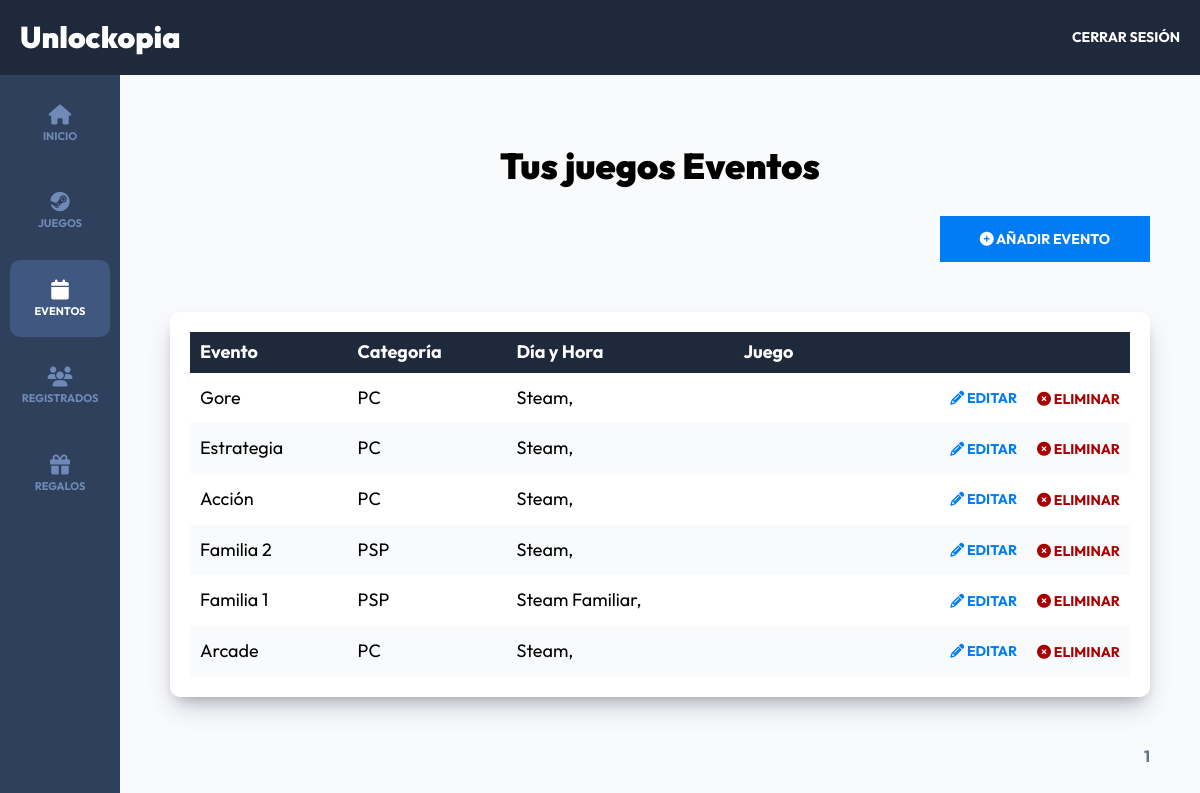
The page /admin/eventos?page=1 (signed in) on the database its author committed.
### tables this page shows
CREATE TABLE `eventos` (
  `id` int NOT NULL AUTO_INCREMENT,
  `nombre` varchar(120) DEFAULT NULL,
  `descripcion` text,
  `disponibles` int DEFAULT NULL,
  `categoria_id` int NOT NULL,
  `dia_id` int NOT NULL,
  `hora_id` int NOT NULL,
  `juego_id` int NOT NULL,
  PRIMARY KEY (`id`),
  KEY `fk_eventos_categorias_idx` (`categoria_id`),
  KEY `fk_eventos_dias1_idx` (`dia_id`),
  KEY `fk_eventos_horas1_idx` (`hora_id`),
  KEY `fk_eventos_juegos1_idx` (`juego_id`),
  CONSTRAINT `fk_eventos_categorias` FOREIGN KEY (`categoria_id`) REFERENCES `categorias` (`id`),
  CONSTRAINT `fk_eventos_dias1` FOREIGN KEY (`dia_id`) REFERENCES `dias` (`id`),
  CONSTRAINT `fk_eventos_horas1` FOREIGN KEY (`hora_id`) REFERENCES `horas` (`id`),
  CONSTRAINT `fk_eventos_juegos1` FOREIGN KEY (`juego_id`) REFERENCES `juegos` (`id`)
);

CREATE TABLE `dias` (
  `id` int NOT NULL AUTO_INCREMENT,
  `nombre` varchar(15) DEFAULT NULL,
  PRIMARY KEY (`id`)
);

CREATE TABLE `categorias` (
  `id` int NOT NULL AUTO_INCREMENT,
  `nombre` varchar(45) DEFAULT NULL,
  PRIMARY KEY (`id`)
);

### controllers/EventosController.php (called while the page is built, shortened)
<?php
class EventosController
{
    public static function index(Router $router)
    {
        $pagina_actual = $_GET['page'];
        $pagina_actual = filter_var($pagina_actual, FILTER_VALIDATE_INT);
        $por_pagina = 10;
        $total = Evento::total();
        $paginacion = new Paginacion($pagina_actual, $por_pagina, $total);
        $eventos = Evento::paginar($por_pagina, $paginacion->offset());
        foreach ($eventos as $evento) {
            $evento->categoria = Categoria::find($evento->categoria_id);
            $evento->dia = Dia::find($evento->dia_id);
        }
        $router->render('admin/eventos/index', [
            'titulo' => 'Tus juegos Eventos',
            'eventos' => $eventos,
            'paginacion' => $paginacion->paginacion()
        ]);
    }
}

### public/index.php (called while the page is built, shortened)
<?php
$router = new Router();
$router->get('/login', [AuthController::class, 'login']);
$router->post('/login', [AuthController::class, 'login']);
$router->post('/logout', [AuthController::class, 'logout']);
$router->get('/registro', [AuthController::class, 'registro']);
$router->post('/registro', [AuthController::class, 'registro']);
$router->get('/olvide', [AuthController::class, 'olvide']);
$router->post('/olvide', [AuthController::class, 'olvide']);
$router->get('/reestablecer', [AuthController::class, 'reestablecer']);
$router->post('/reestablecer', [AuthController::class, 'reestablecer']);
$router->get('/mensaje', [AuthController::class, 'mensaje']);
$router->get('/confirmar-cuenta', [AuthController::class, 'confirmar']);
$router->get('/admin/dashboard', [DashboardController::class, 'index']);
$router->get('/admin/juegos', [JuegosController::class, 'index']);
$router->get('/admin/juegos/crear', [JuegosController::class, 'crear']);
$router->post('/admin/juegos/crear', [JuegosController::class, 'crear']);
$router->get('/admin/juegos/editar', [JuegosController::class, 'editar']);
$router->post('/admin/juegos/editar', [JuegosController::class, 'editar']);
$router->post('/admin/juegos/eliminar', [JuegosController::class, 'eliminar']);
$router->get('/admin/eventos', [EventosController::class, 'index']);
$router->get('/admin/eventos/crear', [EventosController::class, 'crear']);
$router->post('/admin/eventos/crear', [EventosController::class, 'crear']);
$router->get('/admin/eventos/editar', [EventosController::class, 'editar']);
$router->post('/admin/eventos/editar', [EventosController::class, 'editar']);
$router->post('/admin/eventos/eliminar', [EventosController::class, 'eliminar']);
$router->get('/api/eventos-horario', [APIEventos::class, 'index']);
$router->get('/api/juegos', [APIJuegos::class, 'index']);
$router->get('/api/juego', [APIJuegos::class, 'juego']);
$router->get('/admin/registrados', [RegistradosController::class, 'index']);
$router->get('/admin/regalos', [RegalosController::class, 'index']);
$router->get('/finalizar-registro', [RegistroController::class, 'crear']);
$router->post('/finalizar-registro/gratis', [RegistroController::class, 'gratis']);
$router->post('/finalizar-registro/pagar', [RegistroController::class, 'pagar']);
$router->get('/boleto', [RegistroController::class, 'boleto']);
$router->get('/', [PaginasController::class, 'index']);
$router->get('/devwebcamp', [PaginasController::class, 'evento']);
$router->get('/paquetes', [PaginasController::class, 'paquetes']);
$router->get('/workshops-conferencias', [PaginasController::class, 'conferencias']);
$router->get('/404', [PaginasController::class, 'error']);
$router->comprobarRutas();

### models/ActiveRecord.php (called while the page is built, shortened)
<?php
class ActiveRecord
{
    protected static $db;
    protected static $tabla = '';
    public static function setDB($database)
    {
        self::$db = $database;
    }
    public static function consultarSQL($query)
    {
        $resultado = self::$db->query($query);
        $array = [];
        while ($registro = $resultado->fetch_assoc()) {
            $array[] = static::crearObjeto($registro);
        }
        return $array;
    }
    protected static function crearObjeto($registro)
    {
        $objeto = new static;
        foreach ($registro as $key => $value) {
            if (property_exists($objeto, $key)) {
                $objeto->$key = $value;
            }
        }
        return $objeto;
    }
    public static function find($id)
    {
        $query = "SELECT * FROM " . static::$tabla  . " WHERE id = ${id}";
        $resultado = self::consultarSQL($query);
        return array_shift($resultado);
    }
    public static function paginar($por_pagina, $offset)
    {
        $query = "SELECT * FROM " . static::$tabla . " ORDER BY id DESC LIMIT ${por_pagina} OFFSET ${offset} ";
        $resultado = self::consultarSQL($query);
        return $resultado;
    }
    public static function total($columna = '', $valor = '')
    {
        $query = "SELECT COUNT(*) FROM " . static::$tabla;
        $resultado = self::$db->query($query);
        $total = $resultado->fetch_array();
        return array_shift($total);
    }
}

### views/admin/eventos/index.php (the view, shortened to what this page needs)
<h2 class="dashboard__heading"><?php echo $titulo; ?></h2>
<div class="dashboard__contenedor-boton">
    <a class="dashboard__boton" href="/admin/eventos/crear">
        <i class="fa-solid fa-circle-plus"></i>
        Añadir Evento
    </a>
</div>
<div class="dashboard__contenedor">
    <?php if (!empty($eventos)) { ?>
        <table class="table">
            <thead class="table__thead">
                <tr>
                    <th scope="col" class="table__th">Evento</th>
                    <th scope="col" class="table__th">Categoría</th>
                    <th scope="col" class="table__th">Día y Hora</th>
                    <th scope="col" class="table__th">Juego</th>
                    <th scope="col" class="table__th"></th>
                </tr>
            </thead>
            <tbody class="table__tbody">
                <?php foreach ($eventos as $evento) { ?>
                    <tr class="table__tr">
                        <td class="table__td">
                            <?php echo $evento->nombre; ?>
                        </td>
                        <td class="table__td">
                            <?php echo $evento->categoria->nombre; ?>
                        </td>
                        <td class="table__td">
                            <?php echo $evento->dia->nombre . ", " . $evento->hora->hora; ?>
                        </td>
                        <td class="table__td">
                        </td>
                        <td class="table__td--acciones">
                            <a class="table__accion table__accion--editar" href="/admin/eventos/editar?id=<?php echo $evento->id; ?>">
                                <i class="fa-solid fa-pencil"></i>
                                Editar
                            </a>
                            <form method="POST" action="/admin/eventos/eliminar" class="table__formulario">
                                <button class="table__accion table__accion--eliminar" type="submit">
                                    <i class="fa-solid fa-circle-xmark"></i>
                                    Eliminar
                                </button>
                            </form>
                        </td>
                    </tr>
                <?php } ?>
            </tbody>
        </table>
    <?php } else { ?>
        <p class="text-center">No Hay Eventos Aún</p>
    <?php } ?>
</div>
<?php
echo $paginacion;
?>

### public/build/css/app.css (style rules this page uses)
html { line-height: 1.15; -webkit-text-size-adjust: 100%; }
body { margin: 0; }
a { background-color: transparent; }
button, input, optgroup, select, textarea { font-family: inherit; font-size: 100%; line-height: 1.15; margin: 0; }
button, input { overflow: visible; }
button, select { text-transform: none; }
button, [type=button], [type=reset], [type=submit] { -webkit-appearance: button; }
html { font-size: 62.5%; box-sizing: border-box; height: 100%; }
*, *:before, *:after { box-sizing: inherit; }
body { font-family: "Outfit", sans-serif; font-size: 1.8rem; }
a { text-decoration: none; }
h1, h2, h3 { font-family: "Outfit", sans-serif; font-weight: 900; margin: 2rem 0; }
h2 { font-size: 3.6rem; }
[class$=__heading] { font-family: "Outfit", sans-serif; font-weight: 900; margin: 2rem 0; margin: 6rem 0 3rem 0; text-align: center; }
.dashboard { height: 100%; display: flex; flex-direction: column; background-color: #F8FAFC; }
@media (min-width: 768px) { .dashboard__contenedor-boton { display: flex; justify-content: flex-end; margin-bottom: 5rem; } }
.dashboard__boton { background-color: #007df4; padding: 1.5rem 4rem; color: #FFFFFF; font-size: 1.8rem; font-weight: 700; border: none; transition-property: background-color; transition-duration: 0.3s; text-align: center; width: 100%; display: inline-block; text-transform: uppercase; font-size: 1.4rem; }
@media (min-width: 768px) { .dashboard__boton { width: auto; } }
.dashboard__contenedor, .dashboard__formulario { box-shadow: rgba(50, 50, 93, 0.25) 0px 13px 27px -5px, rgba(0, 0, 0, 0.3) 0px 8px 16px -8px; background-color: #FFFFFF; padding: 2rem; border-radius: 1rem; margin-top: 5rem; }
.table { width: 100%; border-collapse: collapse; }
.table__thead { background-color: #1E293B; color: #FFFFFF; }
.table__th { padding: 1rem; text-align: left; }
.table__tr:nth-of-type(even) { background-color: #F8FAFC; }
.table__td, .table__td--acciones { padding: 1.5rem 1rem; }
.table__td--acciones { display: flex; justify-content: flex-end; gap: 2rem; align-items: center; }
.table__accion { all: unset; text-transform: uppercase; font-size: 1.4rem; font-weight: 700; }
.table__accion--editar { color: #007df4; }
.table__accion--eliminar { color: rgb(169, 0, 0); }

### rows shown on the page
eventos: nombre "Gore", nombre "PC", dia.nombre "Steam"
eventos: nombre "Estrategia", nombre "PC", dia.nombre "Steam"
eventos: nombre "Acción", nombre "PC", dia.nombre "Steam"
eventos: nombre "Familia 2", categoria.nombre "PSP", dia.nombre "Steam"
eventos: nombre "Familia 1", categoria.nombre "PSP", dia.nombre "Steam Familiar"
eventos: nombre "Arcade", nombre "PC", dia.nombre "Steam"

### other values the page prints
$titulo "Tus juegos Eventos"
